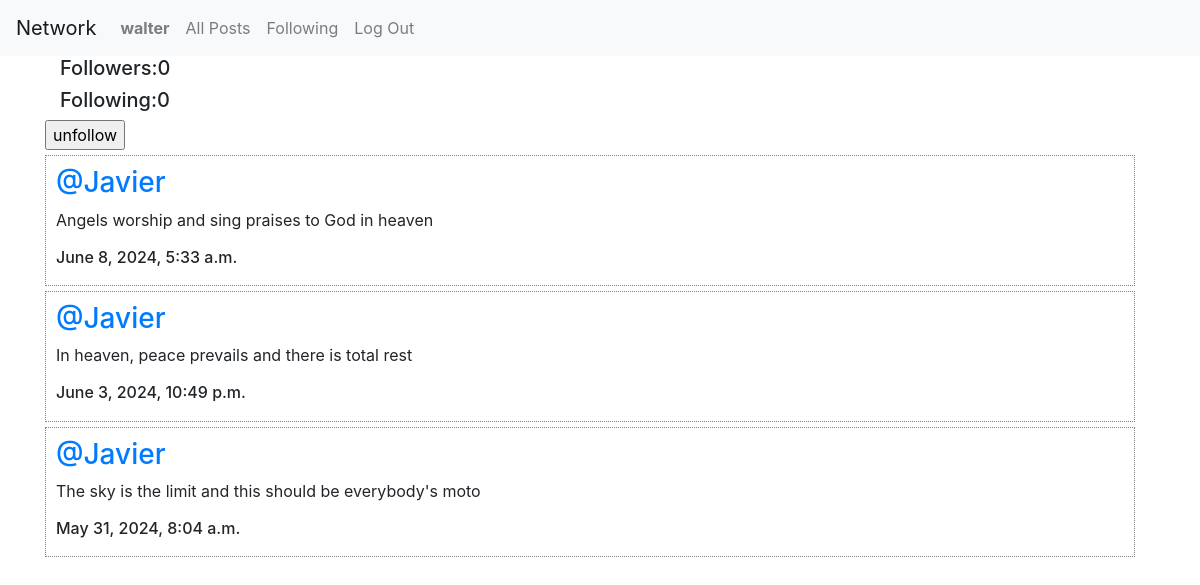
Screenshot of /profile/3 (signed in) with the database file from the repository.
### network/models.py (models this page shows, shortened)
class User(AbstractUser):
    pass

class Post(models.Model):
    user = models.ForeignKey(User, on_delete=models.CASCADE, related_name= "sender")
    information = models.CharField(max_length= 165)
    date = models.DateTimeField(auto_now_add= True)

### network/views.py (the view)
# urls.py: path("profile/<int:user_id>", views.profile, name="profile"),
def profile(request, user_id):
    user= User.objects.get(pk=user_id)
    all_posts= Post.objects.filter(user=user).order_by("id").reverse()
    following= Follow.objects.filter(user=user)
    followers= Follow.objects.filter(user_follower=user)
    try:
        verify_follow= followers.filter(user=User.objects.get(pk=request.user.id))
        if len(verify_follow) != 0:
            is_following = True
        else:
            is_following = False
    except:
            is_following != True
    paginator = Paginator(all_posts, 10)
    page_number = request.GET.get('page')
    page_posts= paginator.get_page(page_number)
    return render(request, "network/profile.html", {
                "all_posts":all_posts,
                "page_posts":page_posts,
                "username":user.username,
                "following":following,
                "followers":followers,
                "is_following":is_following,
                "user_identity":user,
    })

### network/templates/network/profile.html (shortened to what this page needs)
{% extends "network/layout.html" %}
{% load static %}
{% block body %}
    <div class="container">
        <div class="">
            <h5 class="col-6">Followers:{{followers.count}}</h5>
            <h5 class="col-6">Following:{{following.count}}</h5>
            {% if user.is_authenticated %}
                {% if user != user_identity %}
                    {% if is_following %}
                    <form action="{% url 'follow' %}" method="post">
                        {% csrf_token %}
                        <input type="hidden" name="follow1" value="{{user_identity}}"/>
                        <input type="submit" value="follow"/>
                    </form>
                {% else %}
                    <form action="{% url 'unfollow' %}" method="post">
                        <input type="submit" value="unfollow"/>
                    </form>
                    {% endif %}
                {% endif %}
            {% endif%}
    </div>
    <div class= "allPosts">
        {% for post in page_posts %}
            <div class= "post_2">
                <h3 class="username"><a href="{% url 'profile' user_id=post.user.id %}">@{{post.user}}</a></h3>
                <p class="information">{{post.information}}</p>
                <h6 class="date">{{post.date}}</h6>
            </div>
        {% endfor %}
    </div>
{% endblock %}

### network/templates/network/layout.html (shortened to what this page needs)
{% load static %}
<!DOCTYPE html>
<html lang="en">
    <head>
        <link rel="stylesheet" href="https://stackpath.bootstrapcdn.com/bootstrap/4.4.1/css/bootstrap.min.css">
        <link href="{% static 'network/style.css' %}" rel="stylesheet">
        <link rel="stylesheet" href="https://cdnjs.cloudflare.com/ajax/libs/font-awesome/4.7.0/css/font-awesome.min.css">
    </head>
    <body>
        <nav class="navbar navbar-expand-lg navbar-light bg-light">
            <a class="navbar-brand" href="{% url 'index' %}">Network</a>
            <div>
              <ul class="navbar-nav mr-auto">
                {% if user.is_authenticated %}
                    <li class="nav-item">
                        <a class="nav-link" href="{% url 'profile' user_id=user.id %}"><strong>{{ user.username }}</strong></a>
                    </li>
                {% endif %}
                    <li class="nav-item">
                        <a class="nav-link" href="{% url 'index' %}">All Posts</a>
                    </li>
                {% if user.is_authenticated %}
                    <li class="nav-item">
                        <a class="nav-link" href="{% url 'following' %}">Following</a>
                    </li>
                    <li class="nav-item">
                        <a class="nav-link" href="{% url 'logout' %}">Log Out</a>
                    </li>
                {% endif %}
              </ul>
            </div>
          </nav>
        <div class="body">
            {% block body %}
            {% endblock %}
        </div>
    </body>
</html>

### network/static/network/style.css (style rules this page uses)
.post_2 { border: 1px dotted grey; margin-top:5px; margin-bottom:5px; display:flex; justify-content:center; flex-direction:column;margin-right:20px; padding:10px; }

### network/templates/network/profile.html (style rules this page uses)
.post_2 { border:1px dotted grey; margin-top:5px; margin-bottom:5px; display:flex; justify-content:center; flex-direction:column;margin-right:20px; padding:10px; }

### rows the page displays
User: username "walter"
Post: user "Javier", information "Angels worship and sing praises to God in heaven", date "June 8, 2024, 5:33 a.m."
Post: user "Javier", information "In heaven, peace prevails and there is total rest", date "June 3, 2024, 10:49 p.m."
Post: user "Javier", information "The sky is the limit and this should be everybody's moto", date "May 31, 2024, 8:04 a.m."

### other values shown
{{ followers.count }} "0"
{{ following.count }} "0"
